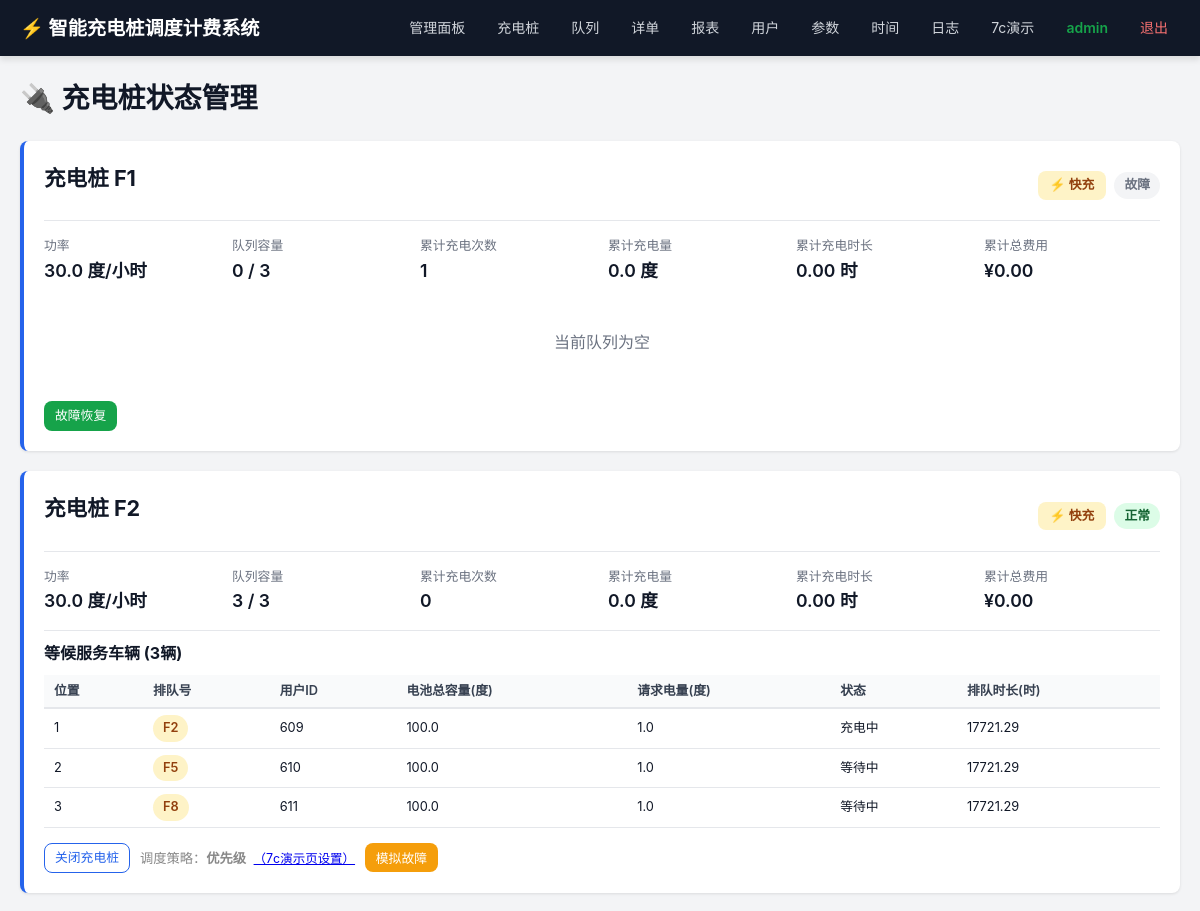
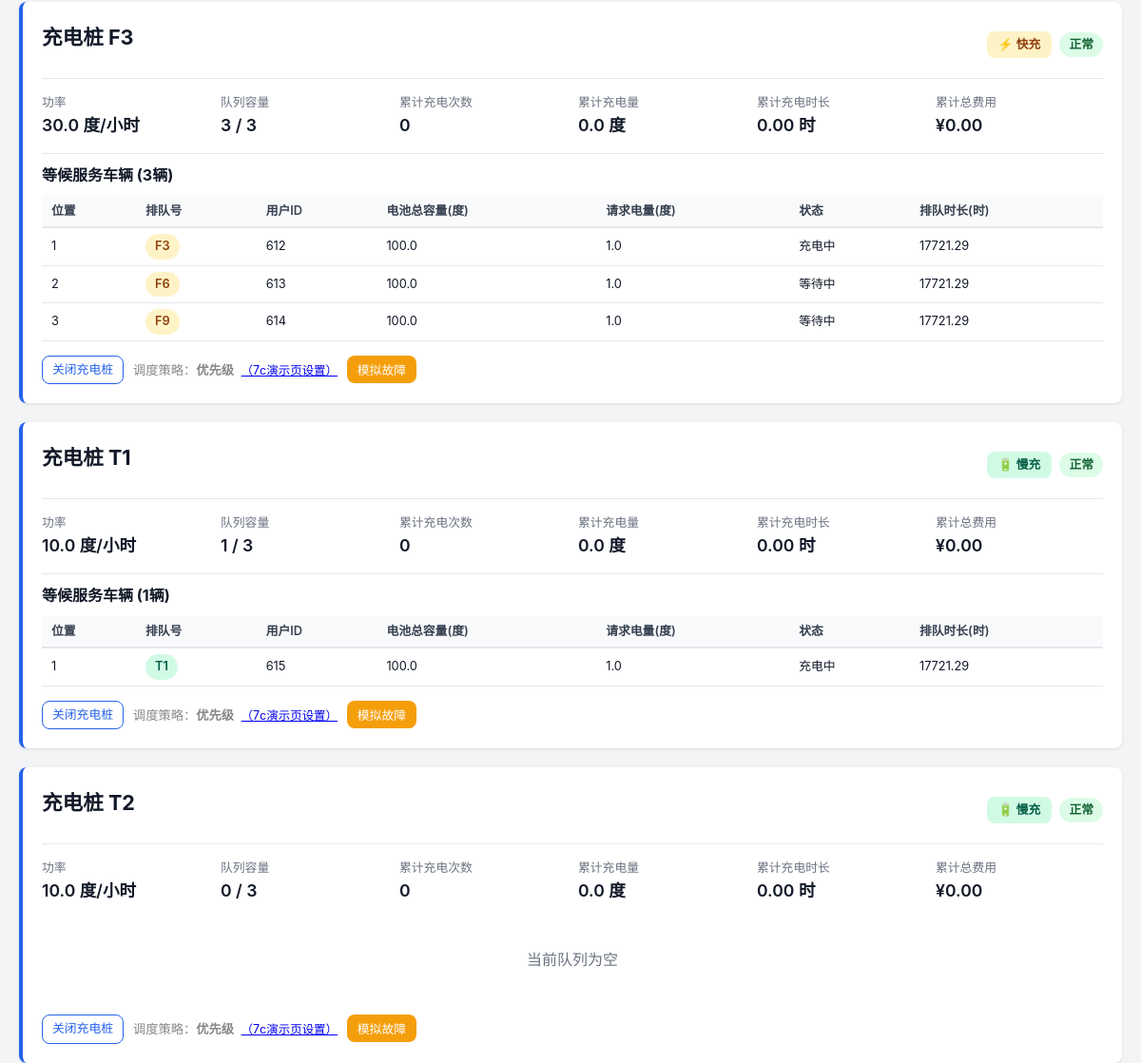
/admin/chargers (signed in, upper part), run on an earlier commit of the app's database (2 pictures, top to bottom).
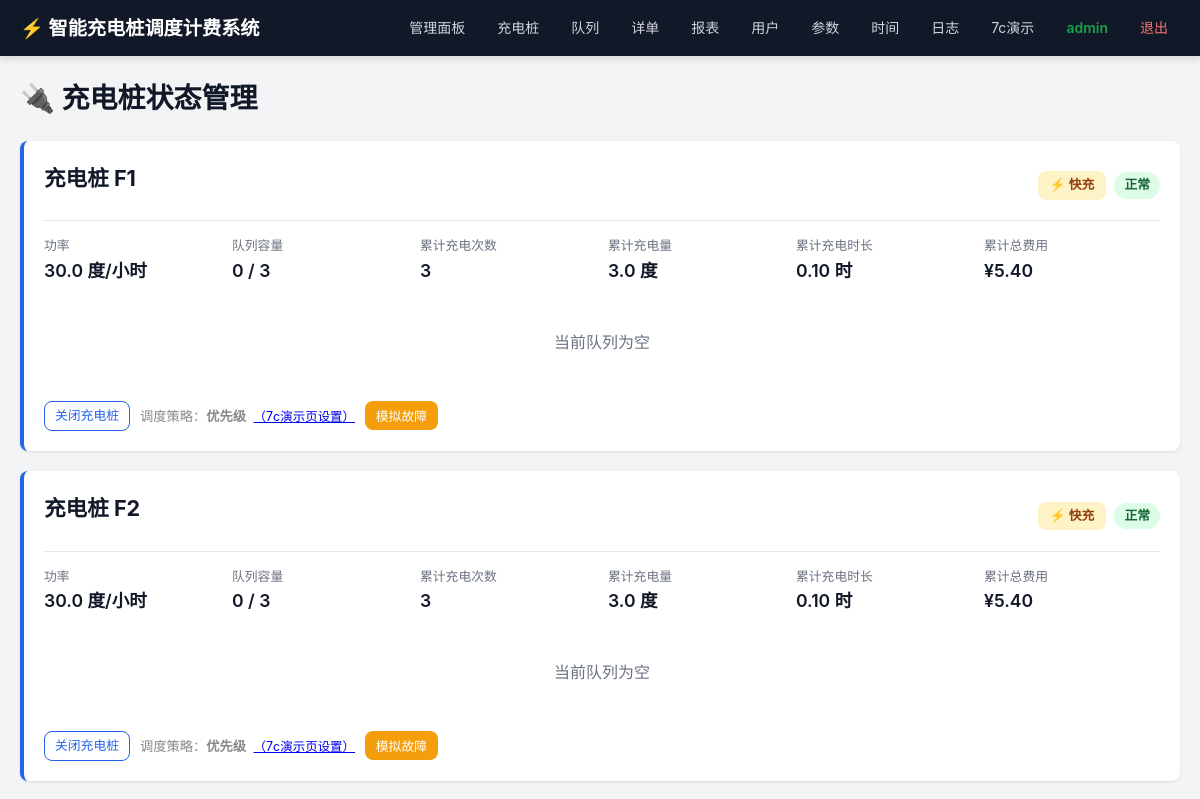
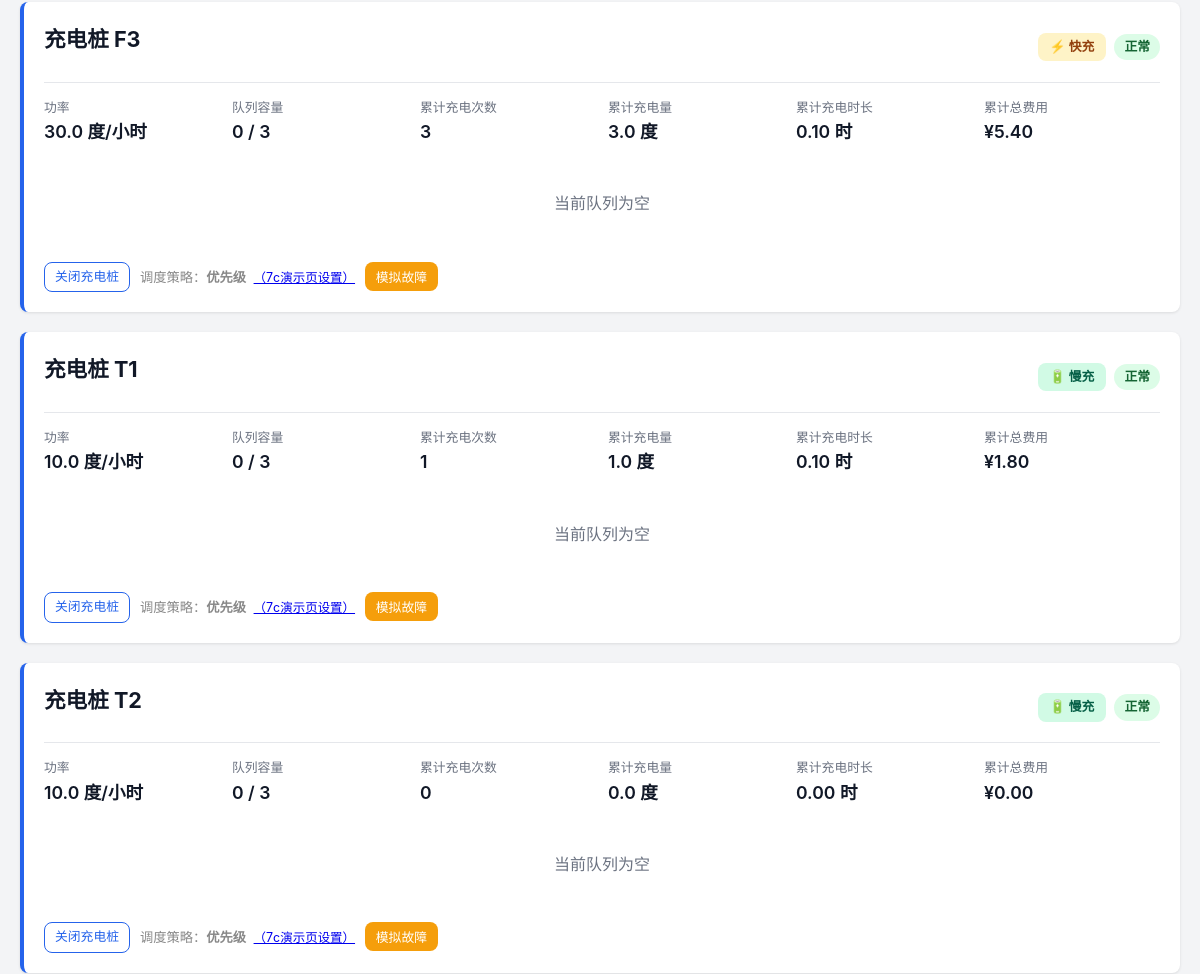
And on a later commit of the database (2 pictures, top to bottom).
### tables this page shows
CREATE TABLE chargers (
            id INTEGER PRIMARY KEY AUTOINCREMENT,
            charger_no TEXT UNIQUE NOT NULL,
            type TEXT NOT NULL,
            power REAL NOT NULL,
            status TEXT DEFAULT 'working',
            total_charges INTEGER DEFAULT 0,
            total_duration REAL DEFAULT 0,
            total_energy REAL DEFAULT 0,
            total_charge_fee REAL DEFAULT 0,
            total_service_fee REAL DEFAULT 0,
            total_fee REAL DEFAULT 0
        );

CREATE TABLE requests (
            id INTEGER PRIMARY KEY AUTOINCREMENT,
            user_id INTEGER NOT NULL,
            queue_number TEXT,
            mode TEXT NOT NULL,
            request_amount REAL NOT NULL,
            actual_amount REAL DEFAULT 0,
            status TEXT DEFAULT 'waiting',
            charger_id INTEGER,
            charger_queue_position INTEGER DEFAULT -1,
            created_at TIMESTAMP DEFAULT CURRENT_TIMESTAMP,
            start_time TIMESTAMP,
            end_time TIMESTAMP,
            charge_fee REAL DEFAULT 0,
            service_fee REAL DEFAULT 0,
            total_fee REAL DEFAULT 0,
            wait_start_time TIMESTAMP DEFAULT CURRENT_TIMESTAMP,
            FOREIGN KEY (user_id) REFERENCES users(id)
        );

CREATE TABLE users (
            id INTEGER PRIMARY KEY AUTOINCREMENT,
            username TEXT UNIQUE NOT NULL,
            password_hash TEXT NOT NULL,
            role TEXT NOT NULL DEFAULT 'user',
            battery_capacity REAL DEFAULT 60.0,
            vehicle_model TEXT DEFAULT '',
            created_at TIMESTAMP DEFAULT CURRENT_TIMESTAMP
        );

### app.py (the view)
@app.route('/admin/chargers')
@admin_required
def admin_chargers():
    chargers = get_all_chargers()
    charger_details = []
    for charger in chargers:
        queue_info = scheduler.get_charger_queue_info(charger['id'])
        if queue_info:
            queue_info['id'] = charger['id']
            queue_info['stats'] = charger
        charger_details.append(queue_info)
    return render_template('admin/chargers.html',
                          charger_details=charger_details,
                          fault_strategy=scheduler.fault_strategy)

### app.py (called while the page is built)
@app.context_processor
def inject_config():
    s = settings.get_all()
    return {
        'config': {
            'FAST_CHARGING_PILE_NUM': s['FAST_CHARGING_PILE_NUM'],
            'TRICKLE_CHARGING_PILE_NUM': s['TRICKLE_CHARGING_PILE_NUM'],
            'FAST_CHARGING_POWER': s['FAST_CHARGING_POWER'],
            'TRICKLE_CHARGING_POWER': s['TRICKLE_CHARGING_POWER'],
            'WAITING_AREA_SIZE': s['WAITING_AREA_SIZE'],
            'CHARGING_QUEUE_LEN': s['CHARGING_QUEUE_LEN'],
            'SERVICE_FEE_RATE': s['SERVICE_FEE_RATE'],
            'SIMULATION_SPEED': s['SIMULATION_SPEED'],
        },
        'get_all_chargers': get_all_chargers,
        'get_charger': get_charger,
    }

def admin_required(f):
    @wraps(f)
    def decorated(*args, **kwargs):
        if 'user_id' not in session:
            flash('请先登录', 'warning')
            return redirect(url_for('login'))
        if session.get('role') != 'admin':
            flash('需要管理员权限', 'danger')
            return redirect(url_for('user_dashboard'))
        return f(*args, **kwargs)
    return decorated

### scheduler.py (called while the page is built)
    def get_current_time(self):
        with self._time_lock:
            return self.simulation_time

### templates/admin/chargers.html (shortened to what the changed rows need)
{% extends "base.html" %}
{% block content %}
<div class="container">
    <h1>🔌 充电桩状态管理</h1>
    {% for detail in charger_details %}
    <div class="card charger-detail-card charger-{{ detail.status if detail.status else 'working' }}">
        <div class="charger-detail-header">
            <h2>充电桩 {{ detail.charger_no }}</h2>
            <div class="charger-status-group">
                <span class="charger-type-badge charger-type-{{ detail.type }}">
                    {{ '⚡ 快充' if detail.type == 'fast' else '🔋 慢充' }}
                </span>
                <span class="status status-{{ 'charging' if detail.status == 'working' else ('waiting' if detail.status == 'fault' else 'cancelled') }}">
                    {{ '正常' if detail.status == 'working' else ('故障' if detail.status == 'fault' else '已停止') }}
                </span>
            </div>
        </div>
        <div class="charger-detail-grid">
            <div class="detail-item">
                <span class="label">功率</span>
                <span class="value">{{ detail.power }} 度/小时</span>
            </div>
            <div class="detail-item">
                <span class="label">队列容量</span>
                <span class="value">{{ detail.queue_length }} / {{ detail.max_queue }}</span>
            </div>
            {% if detail.stats %}
            <div class="detail-item">
                <span class="label">累计充电次数</span>
                <span class="value">{{ detail.stats.total_charges }}</span>
            </div>
            <div class="detail-item">
                <span class="label">累计充电量</span>
                <span class="value">{{ '%.1f' % detail.stats.total_energy }} 度</span>
            </div>
            <div class="detail-item">
                <span class="label">累计充电时长</span>
                <span class="value">{{ '%.2f' % detail.stats.total_duration }} 时</span>
            </div>
            <div class="detail-item">
                <span class="label">累计总费用</span>
                <span class="value">¥{{ '%.2f' % detail.stats.total_fee }}</span>
            </div>
            {% endif %}
        </div>
        {% if detail.vehicles %}
        <div class="queue-section">
            <h4>等候服务车辆 ({{ detail.vehicles|length }}辆)</h4>
            <table class="table table-sm">
                <thead>
                    <tr>
                        <th>位置</th>
                        <th>排队号</th>
                        <th>用户ID</th>
                        <th>电池总容量(度)</th>
                        <th>请求电量(度)</th>
                        <th>状态</th>
                        <th>排队时长(时)</th>
                    </tr>
                </thead>
                <tbody>
                    {% for v in detail.vehicles %}
                    <tr>
                        <td>{{ v.position + 1 }}</td>
                        <td><span class="badge badge-{{ detail.type }}">{{ v.queue_number }}</span></td>
                        <td>{{ v.user_id }}</td>
                        <td>{{ v.battery_capacity }}</td>
                        <td>{{ v.request_amount }}</td>
                        <td>{{ '充电中' if v.status == 'charging' else '等待中' }}</td>
                        <td>{{ v.wait_hours }}</td>
                    </tr>
                    {% endfor %}
                </tbody>
            </table>
        </div>
        {% else %}
        <p class="empty-text">当前队列为空</p>
        {% endif %}
        <div class="charger-actions">
            {% if detail.status == 'stopped' or detail.status == 'fault' %}
            <a href="{{ url_for('admin_start_charger', charger_id=detail.id) }}" class="btn btn-sm btn-success">
                {{ '故障恢复' if detail.status == 'fault' else '启动充电桩' }}
            </a>
            {% endif %}
            {% if detail.status == 'working' %}
            <a href="{{ url_for('admin_stop_charger', charger_id=detail.id) }}" class="btn btn-sm btn-outline" onclick="return confirm('确认关闭此充电桩？队列中的车辆将返回等候区。')">关闭充电桩</a>
            <form method="POST" action="{{ url_for('admin_set_fault', charger_id=detail.id) }}" style="display:inline">
                <span style="font-size:0.83rem;color:#888;margin-right:6px">
                    调度策略：<b>{{ '时间顺序' if fault_strategy == 'time_order' else '优先级' }}</b>
                    &nbsp;<a href="{{ url_for('admin_fault_demo') }}" style="font-size:0.78rem">（7c演示页设置）</a>
                </span>
                <button type="submit" class="btn btn-sm btn-warning" onclick="return confirm('确认模拟此充电桩故障？')">模拟故障</button>
            </form>
            {% endif %}
        </div>
    </div>
    {% endfor %}
</div>
{% endblock %}

What changed in the data, as far as the page shows it:
removed requests: queue_number "F2", user_id "609", request_amount "1.0", status "充电中"
removed users: battery_capacity "100.0"
removed requests: queue_number "F5", user_id "610", request_amount "1.0", status "等待中"
removed users: battery_capacity "100.0"
removed requests: queue_number "F8", user_id "611", request_amount "1.0", status "等待中"
removed users: battery_capacity "100.0"
removed requests: queue_number "F3", user_id "612", request_amount "1.0", status "充电中"
removed users: battery_capacity "100.0"
removed requests: queue_number "F6", user_id "613", request_amount "1.0", status "等待中"
removed users: battery_capacity "100.0"
removed requests: queue_number "F9", user_id "614", request_amount "1.0", status "等待中"
removed users: battery_capacity "100.0"
removed requests: queue_number "T1", user_id "615", request_amount "1.0", status "充电中"
removed users: battery_capacity "100.0"
changed chargers (number 1 of 5 on the later page): status "故障" → "正常"; stats.total_charges "1" → "3"; stats.total_energy "0.0" → "3.0"; stats.total_duration "0.00" → "0.10"; stats.total_fee "0.00" → "5.40"; value (not shown) → "优先级"; status "故障恢复" → (not shown)
changed chargers (number 2 of 5 on the later page): queue_length "3" → "0"; stats.total_charges "0" → "3"; stats.total_energy "0.0" → "3.0"; stats.total_duration "0.00" → "0.10"; stats.total_fee "0.00" → "5.40"; vehicles|length "3" → (not shown); text "等候服务车辆 ( 辆) 位置 排队号 用户ID 电池总容量(度) 请求电量(度) 状态 排队时长(时)" → "当前队列为空"
changed chargers (number 3 of 5 on the later page): queue_length "3" → "0"; stats.total_charges "0" → "3"; stats.total_energy "0.0" → "3.0"; stats.total_duration "0.00" → "0.10"; stats.total_fee "0.00" → "5.40"; vehicles|length "3" → (not shown); text "等候服务车辆 ( 辆) 位置 排队号 用户ID 电池总容量(度) 请求电量(度) 状态 排队时长(时)" → "当前队列为空"
changed chargers (number 4 of 5 on the later page): queue_length "1" → "0"; stats.total_charges "0" → "1"; stats.total_energy "0.0" → "1.0"; stats.total_duration "0.00" → "0.10"; stats.total_fee "0.00" → "1.80"; vehicles|length "1" → (not shown); text "等候服务车辆 ( 辆) 位置 排队号 用户ID 电池总容量(度) 请求电量(度) 状态 排队时长(时)" → "当前队列为空"
Also different on the page:
list line gone: "1 17721.29"
list line gone: "2 17721.29"
list line gone: "3 17721.29"
